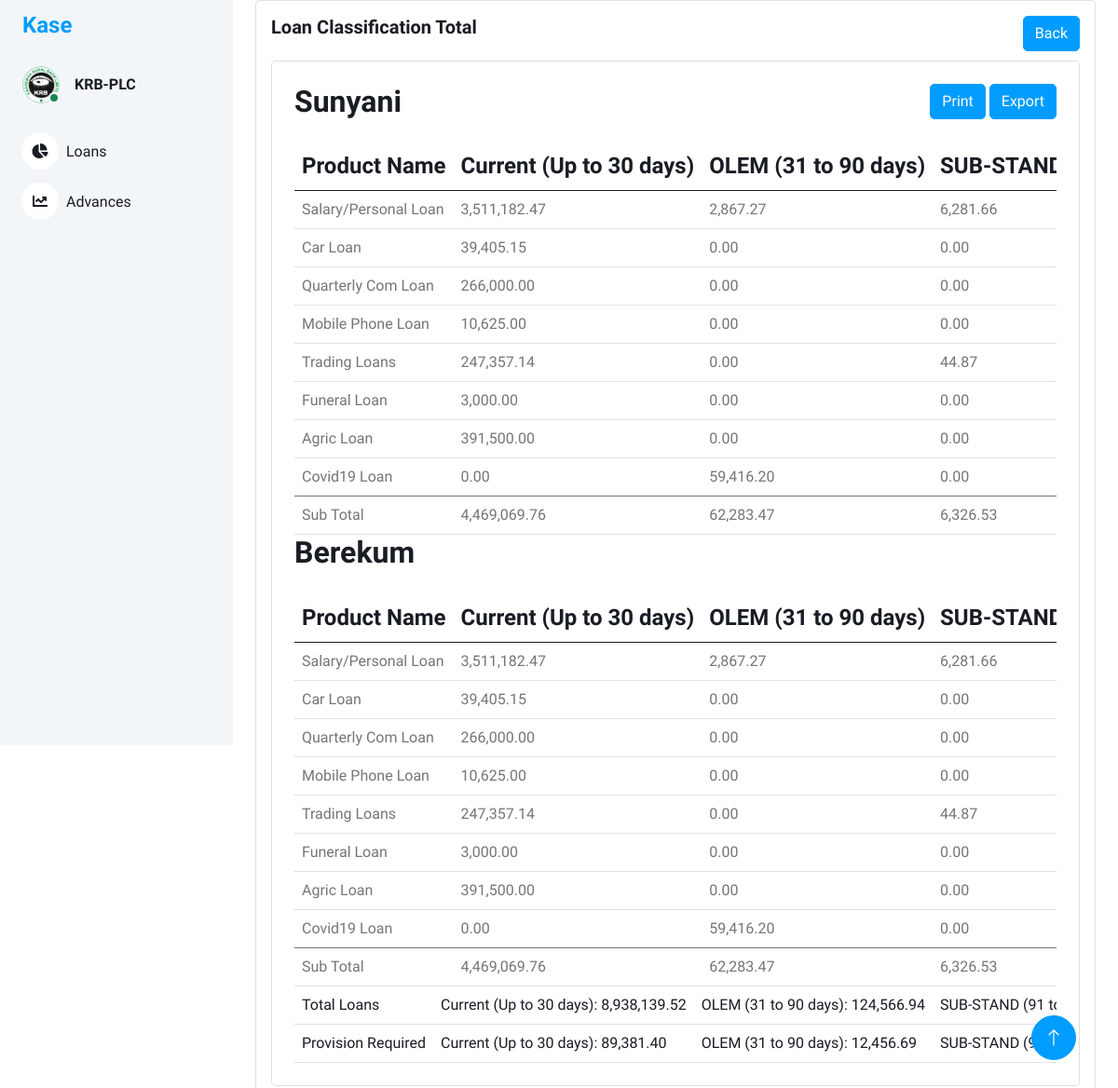
The page /loan_classification_total/1 on the database its author committed.
### models/loan_classification_files.py (models this page shows, shortened)
class LoanClassificationFiles(db.Model):
    id = db.Column(db.Integer, primary_key=True)
    branch_name = db.Column(db.String(100), nullable=False)
    loan_class_id = db.Column(db.String(100), nullable=True)
    filename = db.Column(db.String(100), nullable=True)

### models/loan_classification_items.py (models this page shows, shortened)
class LoanClassificationItems(db.Model):
    id = db.Column(db.Integer, primary_key=True)
    loan_class_file_id = db.Column(db.String(100), nullable=False)
    arrangement = db.Column(db.String(100), nullable=True)
    application_id = db.Column(db.String(100), nullable=True)
    company_branch = db.Column(db.String(100), nullable=True)
    account = db.Column(db.String(100), nullable=True)
    officer = db.Column(db.String(100), nullable=True)
    product_name = db.Column(db.String(100), nullable=True)
    customer = db.Column(db.String(100), nullable=True)
    customer_name = db.Column(db.String(100), nullable=True)
    opening_date = db.Column(db.String(100), nullable=True)
    first_pay_date = db.Column(db.String(100), nullable=True)
    maturity_date = db.Column(db.String(100), nullable=True)
    term = db.Column(db.String(100), nullable=True)
    ccy = db.Column(db.String(100), nullable=True)
    commitment = db.Column(db.String(100), nullable=True)
    principal = db.Column(db.String(100), nullable=True)
    due_date = db.Column(db.String(100), nullable=True)
    overdue = db.Column(db.String(100), nullable=True)
    resch_id = db.Column(db.String(100), nullable=True)
    status = db.Column(db.String(100), nullable=True)

### views/loan_classification.py (the view)
@bp.route('/loan_classification_total/<int:id>')
def loan_classification_total(id):
    loan_classification_uploads = LoanClassificationFiles.query.filter_by(loan_class_id=id).all()
    branches_data = {}  # Dictionary to store all branches data
    branches_column_data = {}
    default_classifications = {
        'Current (Up to 30 days)': {'Commitment': 0.00, 'Principal': 0.00, 'Count': 0},
        'OLEM (31 to 90 days)': {'Commitment': 0.00, 'Principal': 0.00, 'Count': 0},
        'SUB-STAND (91 to 180 days)': {'Commitment': 0.00, 'Principal': 0.00, 'Count': 0},
        'DOUTFUL (181 to 360 days)': {'Commitment': 0.00, 'Principal': 0.00, 'Count': 0},
        'LOSS (Over 360 days)': {'Commitment': 0.00, 'Principal': 0.00, 'Count': 0}
    }
    for classification in loan_classification_uploads:
        branch_name = classification.branch_name
        if branch_name not in branches_data:
            branches_data[branch_name] = {}
            branches_column_data[branch_name] = {
                'Current (Up to 30 days)':  0.00,
                'OLEM (31 to 90 days)' : 0.00,
                'SUB-STAND (91 to 180 days)':0.00,
                'DOUTFUL (181 to 360 days)': 0.00,
                'LOSS (Over 360 days)': 0.00
            }
        loan_classification_items = LoanClassificationItems.query.filter_by(loan_class_file_id=classification.id).all()
        for item in loan_classification_items:
            product_name = item.product_name
            unified_product_name = get_unified_product_name(product_name)
            if item.opening_date is None:
                continue
            loan_classification = classify_loan(item.maturity_date)
            if unified_product_name not in branches_data[branch_name]:
                branches_data[branch_name][unified_product_name] = deepcopy(default_classifications)
            if item.overdue is not None:
                overdue_value = float(item.overdue.replace(',', ''))
            else:
                overdue_value = 0.0
            if item.due_date is not None:
                due_date_value = float(item.due_date.replace(',', ''))
            else:
                due_date_value = 0.0
            if item.principal is not None:
                principal_value = float(item.principal.replace(',', ''))
            else:
                principal_value = 0.0
            branches_data[branch_name][unified_product_name][loan_classification]['Commitment'] += overdue_value + due_date_value + principal_value
            branches_data[branch_name][unified_product_name][loan_classification]['Principal'] += float(item.principal.replace(',', ''))
            branches_data[branch_name][unified_product_name][loan_classification]['Count'] += 1
            branches_column_data[branch_name][loan_classification] += round((overdue_value + due_date_value + principal_value),2)
            branches_data[branch_name][unified_product_name][loan_classification]['Commitment'] = round(branches_data[branch_name][unified_product_name][loan_classification]['Commitment'], 2)
            branches_data[branch_name][unified_product_name][loan_classification]['Principal'] = round(branches_data[branch_name][unified_product_name][loan_classification]['Principal'], 2)
    totals = {}
    for branch in branches_column_data:
        for category in branches_column_data[branch]:
            if category not in totals:
                totals[category] = (round((branches_column_data[branch][category]),2))
            else:
                totals[category] += (round((branches_column_data[branch][category]),2))
    category_percentages = {
        'Current (Up to 30 days)': 0.01,  # 1%
        'OLEM (31 to 90 days)': 0.10,     # 10%
        'SUB-STAND (91 to 180 days)': 0.25, # 25%
        'DOUTFUL (181 to 360 days)': 0.50,  # 50%
        'LOSS (Over 360 days)': 1.00       # 100%
    }
    percent_totals = {category: "{:,.2f}".format(round(totals.get(category, 0) * category_percentages.get(category, 0), 2)) for category in category_percentages}
    formatted_totals = {category: "{:,.2f}".format(total) for category, total in totals.items()}
    return render_template('loan_classification_total.html', branches_data=branches_data,id=id,branches_column_total=branches_column_data,totals=formatted_totals,percent_totals=percent_totals)

### views/loan_classification.py (called while the page is built)
def classify_loan(maturity_date_str):
    from datetime import datetime  # Make sure you've imported datetime here
    maturity_date = datetime.strptime(maturity_date_str, '%d-%b-%y').date()
    days_outstanding = (date.today() - maturity_date).days
    if days_outstanding <= 30:
        return 'Current (Up to 30 days)'
    elif 31 <= days_outstanding <= 90:
        return 'OLEM (31 to 90 days)'
    elif 91 <= days_outstanding <= 180:
        return 'SUB-STAND (91 to 180 days)'
    elif 181 <= days_outstanding <= 360:
        return 'DOUTFUL (181 to 360 days)'
    else:
        return 'LOSS (Over 360 days)'   # Adjusted key here

def get_unified_product_name(product_name):
    if product_name in ['Salary Loan', 'Personal Loan']:
        return "Salary/Personal Loan"
    return product_name

### templates/loan_classification_total.html (shortened to what this page needs)
<!DOCTYPE html>
<html lang="en">
<head>
    <link href="https://cdnjs.cloudflare.com/ajax/libs/font-awesome/5.10.0/css/all.min.css" rel="stylesheet">
    <link href="https://cdn.jsdelivr.net/npm/bootstrap-icons@1.4.1/font/bootstrap-icons.css" rel="stylesheet">
    <link href="{{ url_for('static', filename='lib/owlcarousel/assets/owl.carousel.min.css') }}" rel="stylesheet">
    <link href="{{ url_for('static', filename='lib/tempusdominus/css/tempusdominus-bootstrap-4.min.css') }}"
        rel="stylesheet" />
    <link href="{{ url_for('static',filename='css/bootstrap.min.css') }}" rel="stylesheet">
    <link href="{{ url_for('static', filename='css/style.css') }}" rel="stylesheet">
</head>
<body>
    <div class="container-xxl position-relative bg-white d-flex p-0">
        <div class="sidebar pe-4 pb-3">
            <nav class="navbar bg-light navbar-light">
                <a href="{{ url_for('main.index') }}" class="navbar-brand mx-4 mb-3">
                    <h4 class="text-primary">Kase</h4>
                </a>
                <div class="d-flex align-items-center ms-4 mb-4">
                    <div class="position-relative">
                        <img class="rounded-circle" src="{{ url_for('static',filename='img/krblogoBig.png') }}" alt=""
                            style="width: 40px; height: 40px;">
                        <div
                            class="bg-success rounded-circle border border-2 border-white position-absolute end-0 bottom-0 p-1">
                        </div>
                    </div>
                    <div class="ms-3">
                        <h6 class="mb-0">KRB-PLC</h6>
                    </div>
                </div>
                <div class="navbar-nav w-100">
                    <a href="{{ url_for('main.index') }}" class="nav-item nav-link"><i
                            class="fa fa-chart-pie me-2"></i>Loans
                    </a>
                    <a href="{{ url_for('returns.returns') }}" class="nav-item nav-link"><i
                            class="fa fa-chart-line me-2"></i>Advances</a>
                </div>
            </nav>
        </div>
        <div class="content">
            <div class="container-fluid">
                <div class="container-fluid">
                    <div class="card">
                        <div class="card-body">
                            <div class="d-flex justify-content-between">
                                <div>
                                    <h5 class="card-title fw-semibold mb-4">Loan Classification Total</h5>
                                </div>
                                <div>
                                    <a href="{{ url_for('loan_classification.loan_classification_uploads', id=id )}}"
                                        class="btn btn-primary">Back</a>
                                </div>
                            </div>
                            <div class="card w-100">
                                <div class="card-body p-4">
                                    {% for branch_name, products in branches_data.items() %}
                                    <div class="d-flex justify-content-between">
                                        <div>
                                            <h2 class="card-title fw-semibold mb-4">{{ branch_name }} </h2>
                                        </div>
                                        <div>
                                            {% if loop.first %}
                                            <a href="#" class="btn btn-primary">Print</a>
                                            <a href="#" class="btn btn-primary">Export</a>
                                            {% endif %}
                                        </div>
                                    </div>
                                    <div class="table-responsive">
                                        <table class="table text-nowrap mb-0 align-middle">
                                            <thead class="text-dark fs-4">
                                                <tr>
                                                    <th>Product Name</th>
                                                    <th>Current (Up to 30 days)</th>
                                                    <th>OLEM (31 to 90 days)</th>
                                                    <th>SUB-STAND (91 to 180 days)</th>
                                                </tr>
                                            </thead>
                                            <tbody>
                                                {% for product_name, classifications in products.items()%}
                                                    <tr>
                                                        <td>{{ product_name }}</td>
                                                        <td>{{ "{:,.2f}".format(classifications['Current (Up to 30 days)']['Commitment']) }}</td>
                                                        <td>{{ "{:,.2f}".format(classifications['OLEM (31 to 90 days)']['Commitment']) }}</td>
                                                        <td>{{ "{:,.2f}".format(classifications['SUB-STAND (91 to 180 days)']['Commitment']) }}</td>
                                                    </tr>
                                                {% endfor %}
                                            </tbody>
                                            <tfoot>
                                                <tr>
                                                    <td>Sub Total</td>
                                                    <td>{{ "{:,.2f}".format(branches_column_total[branch_name]['Current (Up to 30 days)']) }}</td>
                                                    <td>{{ "{:,.2f}".format(branches_column_total[branch_name]['OLEM (31 to 90 days)']) }}</td>
                                                    <td>{{ "{:,.2f}".format(branches_column_total[branch_name]['SUB-STAND (91 to 180 days)']) }}</td>
                                                </tr>
                                            </tfoot>
                                        </table>
                                    </div>
                                    {% endfor %}
                                    <div class="table-responsive">
                                        <table class="table text-nowrap mb-0 align-middle text-dark">
                                            <tr>
                                              <td>Total Loans</td>
                                              <td>Current (Up to 30 days): {{ totals['Current (Up to 30 days)'] }}</td>
                                              <td>OLEM (31 to 90 days): {{ totals['OLEM (31 to 90 days)'] }}</td>
                                              <td>SUB-STAND (91 to 180 days): {{ totals['SUB-STAND (91 to 180 days)'] }}</td>
                                            </tr>
                                            <tr>
                                              <td>Provision Required</td>
                                              <td>Current (Up to 30 days): {{ percent_totals['Current (Up to 30 days)'] }}</td>
                                              <td>OLEM (31 to 90 days): {{ percent_totals['OLEM (31 to 90 days)'] }}</td>
                                              <td>SUB-STAND (91 to 180 days): {{ percent_totals['SUB-STAND (91 to 180 days)'] }}</td>
                                            </tr>
                                          </table>
                                    </div>
                                </div>
                            </div>
                        </div>
                    </div>
                </div>
            </div>
            <a href="#" class="btn btn-lg btn-primary btn-lg-square back-to-top"><i class="bi bi-arrow-up"></i></a>
        </div>
    </div>
</body>
</html>

### static/css/style.css (style rules this page uses)
:root { --primary: #009CFF; --light: #F3F6F9; --dark: #191C24; }
.back-to-top { position: fixed; display: none; right: 45px; bottom: 45px; z-index: 99; }
.btn { transition: .5s; }
.btn.btn-primary { color: #FFFFFF; }
.btn-lg-square { width: 48px; height: 48px; }
.btn-square, .btn-sm-square, .btn-lg-square { padding: 0; display: inline-flex; align-items: center; justify-content: center; font-weight: normal; border-radius: 50px; }
.sidebar { position: fixed; top: 0; left: 0; bottom: 0; width: 250px; height: 100vh; overflow-y: auto; background: var(--light); transition: 0.5s; z-index: 999; }
.content { margin-left: 250px; min-height: 100vh; background: #FFFFFF; transition: 0.5s; }
@media (min-width: 992px) { .sidebar { margin-left: 0; } }
@media (min-width: 992px) { .content { width: calc(100% - 250px); } }
.sidebar .navbar .navbar-nav .nav-link { padding: 7px 20px; color: var(--dark); font-weight: 500; border-left: 3px solid var(--light); border-radius: 0 30px 30px 0; outline: none; }
.sidebar .navbar .navbar-nav .nav-link i { width: 40px; height: 40px; display: inline-flex; align-items: center; justify-content: center; background: #FFFFFF; border-radius: 40px; }

### rows shown on the page
LoanClassificationFiles: branch_name "Sunyani", shows "Print", products "Salary/Personal Loan", classifications "3,511,182.47", classifications "2,867.27", classifications "6,281.66", branch_name "4,469,069.76", branch_name "62,283.47", branch_name "6,326.53"
LoanClassificationItems: product_name "Car Loan", classifications "39,405.15", classifications "0.00"
LoanClassificationItems: product_name "Quarterly Com Loan", classifications "266,000.00", classifications "0.00"
LoanClassificationItems: product_name "Mobile Phone Loan", classifications "10,625.00", classifications "0.00"
LoanClassificationItems: product_name "Trading Loans", classifications "247,357.14", classifications "0.00", classifications "44.87"
LoanClassificationItems: product_name "Funeral Loan", classifications "3,000.00", classifications "0.00"
LoanClassificationItems: product_name "Agric Loan", classifications "391,500.00", classifications "0.00"
LoanClassificationItems: product_name "Covid19 Loan", classifications "0.00", classifications "59,416.20"
LoanClassificationFiles: branch_name "Berekum", products "Salary/Personal Loan", classifications "3,511,182.47", classifications "2,867.27", classifications "6,281.66", branch_name "4,469,069.76", branch_name "62,283.47", branch_name "6,326.53"
LoanClassificationItems: product_name "Car Loan", classifications "39,405.15", classifications "0.00"
LoanClassificationItems: product_name "Quarterly Com Loan", classifications "266,000.00", classifications "0.00"
LoanClassificationItems: product_name "Mobile Phone Loan", classifications "10,625.00", classifications "0.00"
LoanClassificationItems: product_name "Trading Loans", classifications "247,357.14", classifications "0.00", classifications "44.87"
LoanClassificationItems: product_name "Funeral Loan", classifications "3,000.00", classifications "0.00"
LoanClassificationItems: product_name "Agric Loan", classifications "391,500.00", classifications "0.00"
LoanClassificationItems: product_name "Covid19 Loan", classifications "0.00", classifications "59,416.20"

### other values the page prints
{{ totals['Current (Up to 30 days)'] }} "8,938,139.52"
{{ totals['OLEM (31 to 90 days)'] }} "124,566.94"
{{ percent_totals['Current (Up to 30 days)'] }} "89,381.40"
{{ percent_totals['OLEM (31 to 90 days)'] }} "12,456.69"
